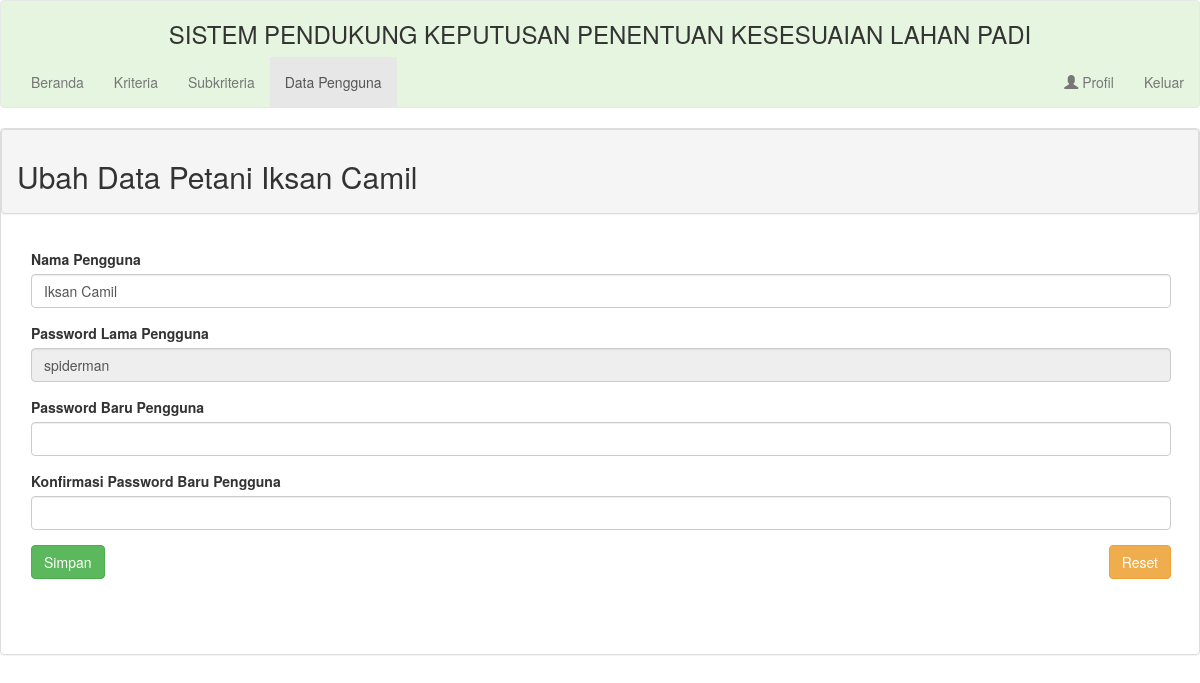
/admin/pengguna/edit_pengguna.php?siapa=3, run on the app's committed database.
### tables this page shows
CREATE TABLE `petani` (
  `id_pengguna` int(11) NOT NULL,
  `username` varchar(255) NOT NULL,
  `nama_pbaru` varchar(255) NOT NULL,
  `password` varchar(255) NOT NULL
);

### admin/pengguna/edit_pengguna.php (the view, shortened to what this page needs)
<?php
include "../../koneksi.php";
$id = $_GET['siapa'];
$query=mysqli_query($dbh,"select * from petani where id_pengguna='$id'");
$data=mysqli_fetch_array($query);
 ?>
<!DOCTYPE html>
<html>
    <head>
        <link rel="stylesheet" href="https://maxcdn.bootstrapcdn.com/bootstrap/3.4.1/css/bootstrap.min.css">
    </head>
    <body>
        <div class="wrapper">
            <div id="content">
                <nav class="navbar navbar-default justify-content-center" style="background: #e5f5df">
                    <div class="container-fluid">
                   		 <center>
                   		 	<h3>SISTEM PENDUKUNG KEPUTUSAN PENENTUAN KESESUAIAN LAHAN PADI</h3>
                   		 </center>
                   		 <ul class="nav navbar-nav">
				      <li><a href="../index_admin.php">Beranda</a></li>
				      <li><a href="../kriteria/data_kriteria.php">Kriteria</a></li>
				      <li><a href="../subkriteria/data_subkriteria.php">Subkriteria</a></li>
				      <li class="active"><a href="data_pengguna.php">Data Pengguna</a></li>
				    </ul>
				    <ul class="nav navbar-nav navbar-right">
				      <li><a href="profil/data_diri.php"><span class="glyphicon glyphicon-user"></span> Profil</a></li>
                      <li><a href="../keluar.php">Keluar</a></li>
				    </ul>
                    </div>
                </nav>
                <div class="panel panel-default">
                <div class="panel panel-heading">
                    <h2>Ubah Data Petani <?php echo $data['nama_pbaru'] ?></h2>
                </div>
                <div class="panel-body">
                  <div class="container">
                      <form action="proses_edit_pengguna.php?siapa=<?php echo $data['id_pengguna'] ?>" method="POST" enctype="multipart/form-data">
                      	 <div class="form-group">
                      		<label>Nama Pengguna</label>
                      		<input type="text" name="nama" class="form-control" value="<?php echo $data['nama_pbaru'] ?>">
                    	</div>
                    	<div class="form-group">
                    		<label>Password Lama Pengguna</label>
                    		<input type="text" name="password_lama" class="form-control" value="<?php echo $data['password'] ?>" readonly>
                    	</div>
                    	<div class="form-group">
                    		<label>Password Baru Pengguna</label>
                    		<input type="Password" name="password_baru" class="form-control" required>
                    	</div>
                    	<div class="form-group">
                    		<label>Konfirmasi Password Baru Pengguna</label>
                    		<input type="Password" name="password_baru_konfirm" class="form-control" required>
                    	</div>
                    	<div class="form-group">
			              <input type="reset" required name="Reset" class="btn btn-warning pull-right btn-fill">
			              <input type="submit" required name="nanam" value = "Simpan" class="btn btn-success btn-fill pull-left" onclick="return confirm('Apa anda yakin dengan perubahan data pengguna ?');">
			        	</div>
                      </form>
                  </div>
                </div>
                <br><br><br>
                </div>
                </div>
        </div>
    </body>
</html>

### data on the page
petani: nama_pbaru "Iksan Camil", nama "Iksan Camil", password_lama "spiderman"
